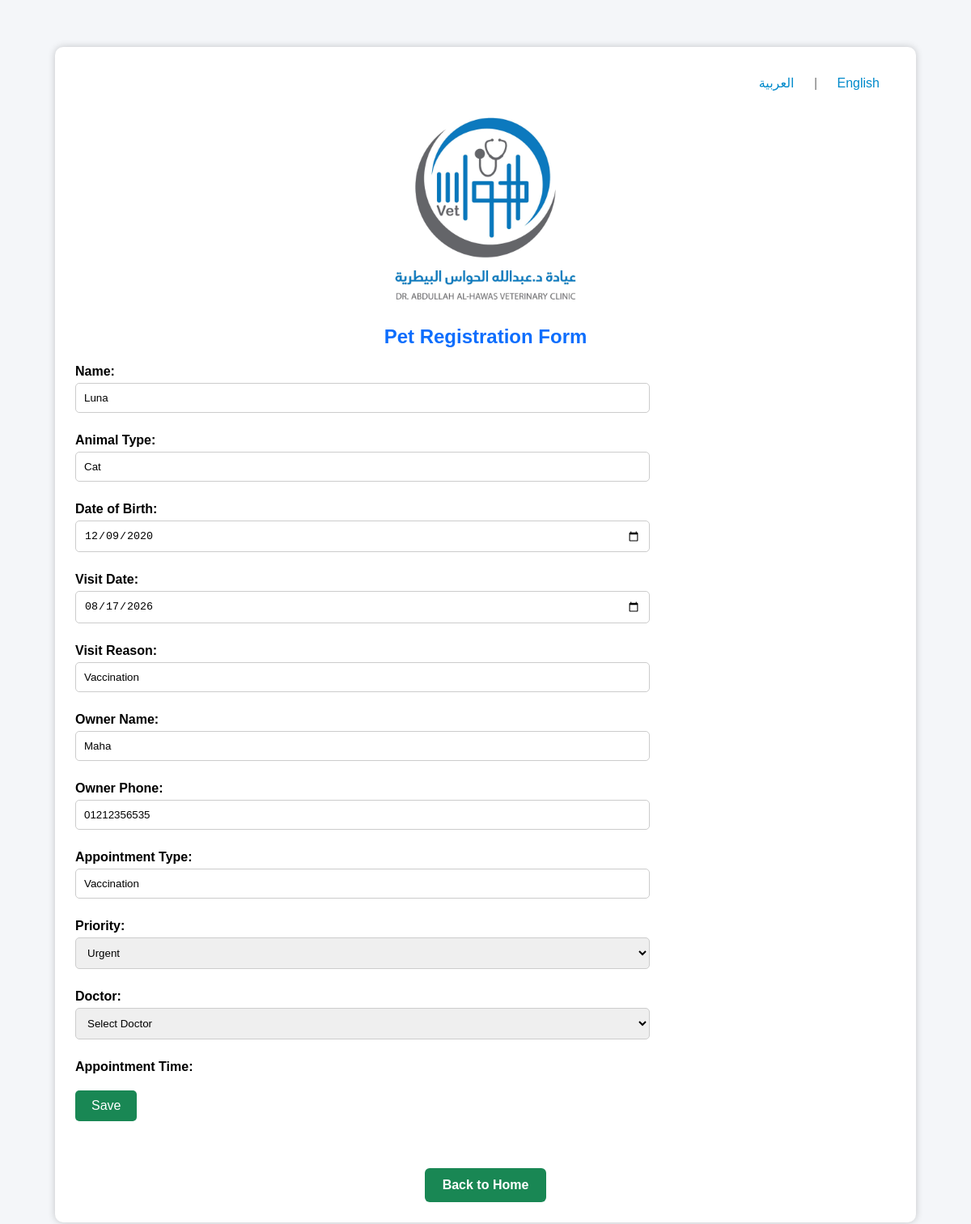
Screenshot of /pets/edit/48/ (signed in) with the database file from the repository.
### pets/models.py (models this page shows, shortened)
class Pet(models.Model):
    name = models.CharField(
        max_length=100
    )
    species = models.CharField(
        max_length=50
    )
    date_of_birth = models.DateField(
        null=True,
        blank=True
    )
    visit_date = models.DateField(
        null=True,
        blank=True
    )
    visit_reason = models.CharField(
        max_length=200,
        blank=True,
        default=""
    )
    owner_name = models.CharField(
        max_length=100
    )
    owner_phone = models.CharField(
        max_length=15
    )
    appointment_type = models.CharField(
        max_length=20
    )
    PRIORITY_CHOICES = [
        ("Normal", "Normal"),
        ("Urgent", "Urgent"),
        ("Emergency", "Emergency"),
    ]
    priority = models.CharField(
        max_length=20,
        choices=PRIORITY_CHOICES,
        default="Normal"
    )
    branch = models.ForeignKey(
        "Branch",
        on_delete=models.SET_NULL,
        null=True,
        blank=True,
        related_name="appointments"
    )
    STATUS_CHOICES = [
        ("Waiting", "Waiting"),
        ("Arrived", "Arrived"),
        ("Cancelled", "Cancelled"),
    ]
    status = models.CharField(
        max_length=20,
        choices=STATUS_CHOICES,
        default="Waiting"
    )
    doctor = models.CharField(
        max_length=100
    )
    appointment_time = models.TimeField()
    appointment_number = models.CharField(
        max_length=20,
        blank=True,
        null=True
    )
    created_by = models.ForeignKey(
        User,
        on_delete=models.SET_NULL,
        null=True,
        blank=True,
        related_name="created_appointments"
    )

### pets/views.py (the view)
@role_required("Admin", "Receptionist")
def edit_pet(request, pet_id):
    pet = get_object_or_404(
        Pet,
        id=pet_id
    )
    if request.method == "POST":
        form = PetForm(
            request.POST,
            instance=pet
        )
        if form.is_valid():
            form.save()
            return redirect("pet_list")
    else:
        form = PetForm(
            instance=pet
        )
    return render(
        request,
        "pets/add_pet.html",
        {
            "form": form,
            "title": "Edit Pet"
        }
    )

### pets/forms.py (shortened to what this page needs)
class PetForm(forms.ModelForm):
    doctor = forms.ModelChoiceField(
        queryset=Doctor.objects.all(),
        empty_label=_("Select Doctor"),
        label=_("Doctor")
    )
    appointment_time = forms.CharField(
        label=_("Appointment Time"),
        required=True,
        widget=forms.HiddenInput()
    )
    class Meta:
        model = Pet
        exclude = ['appointment_number', 'status', 'branch']
        labels = {
            'name': _('Name'),
            'species': _('Animal Type'),
            'date_of_birth': _('Date of Birth'),
            'visit_date': _('Visit Date'),
            'visit_reason': _('Visit Reason'),
            'owner_name': _('Owner Name'),
            'owner_phone': _('Owner Phone'),
            'appointment_type': _('Appointment Type'),
            'priority': _('Priority'),
        }
        widgets = {
            'date_of_birth': forms.DateInput(
                attrs={'type': 'date'}
            ),
            'visit_date': forms.DateInput(
                attrs={'type': 'date'}
            ),
        }
    def __init__(self, *args, user=None, **kwargs):
        super().__init__(*args, **kwargs)

### pets/models.py (called while the page is built)
    def __str__(self):
        return self.name

### pets/templates/pets/add_pet.html (shortened to what this page needs)
﻿{% load static i18n %}
<!DOCTYPE html>
<html>
<head>
    <link rel="stylesheet" href="{% static 'css/style.css' %}">
</head>
<body>
<div class="container">
    <div style="text-align:right; margin-bottom:20px;">
        <form action="{% url 'set_language' %}" method="post" style="display:inline;">
            <button type="submit"
                    name="language"
                    value="ar"
                    style="background:none; border:none; color:#008acb; cursor:pointer; font-size:16px;">
                العربية
            </button>
        </form>
        <span style="color:#777;">|</span>
        <form action="{% url 'set_language' %}" method="post" style="display:inline;">
            <button type="submit"
                    name="language"
                    value="en"
                    style="background:none; border:none; color:#008acb; cursor:pointer; font-size:16px;">
                English
            </button>
        </form>
    </div>
    <div style="text-align:center; margin-bottom:10px;">
        <img src="{% static 'images/logo.png' %}"
             alt="{% translate 'Clinic Logo' %}"
             width="240">
    </div>
    <h2 class="section-title">
        {% translate "Pet Registration Form" %}
    </h2>
    <form method="POST">
        {{ form.name.label_tag }}
        {{ form.name }}
        {{ form.species.label_tag }}
        {{ form.species }}
        {{ form.date_of_birth.label_tag }}
        {{ form.date_of_birth }}
        {{ form.visit_date.label_tag }}
        {{ form.visit_date }}
        {{ form.visit_reason.label_tag }}
        {{ form.visit_reason }}
        {{ form.owner_name.label_tag }}
        {{ form.owner_name }}
        {{ form.owner_phone.label_tag }}
        {{ form.owner_phone }}
        {{ form.appointment_type.label_tag }}
        {{ form.appointment_type }}
        {{ form.priority.label_tag }}
        {{ form.priority }}
        {{ form.doctor.label_tag }}
        {{ form.doctor }}
        {{ form.appointment_time.label_tag }}
        <button type="submit">
            {% translate "Save" %}
        </button>
    </form>
    <br>
    <div style="text-align:center;">
        <a href="{% url 'pet_list' %}" class="back-btn">
            {% translate "Back to Home" %}
        </a>
    </div>
</div>
</body>
</html>

### pets/static/css/style.css (style rules this page uses)
body { font-family: Arial, Helvetica, sans-serif; background:#f4f6f9; margin:40px; }
.container { width:95%; max-width:1400px; margin:auto; background:white; padding:25px; border-radius:10px; box-shadow:0 0 10px rgba(0,0,0,.2); overflow-x:auto; }
h2 { color:#0d6efd; margin-bottom:20px; }
a:not(.menu-btn) { text-decoration:none; color:#0d6efd; font-weight:bold; }
form { margin:20px 0; }
label { font-weight:bold; display:block; margin-top:10px; }
input, select, textarea { width:70%; padding:10px; margin-top:5px; margin-bottom:15px; border:1px solid #ccc; border-radius:5px; box-sizing:border-box; }
button, input[type="submit"] { background:#198754; color:white; border:none; padding:10px 20px; border-radius:5px; cursor:pointer; font-size:16px; }
.back-btn { display:inline-block; margin-top:20px; background:#198754; color:#fff !important; text-decoration:none; padding:12px 22px; border-radius:6px; font-weight:bold; transition:.3s; }
.section-title { color:#0d6efd; text-align:center; margin-bottom:20px; }
* { box-sizing:border-box; }
img { max-width:100%; height:auto; }

### rows the page displays
Pet: name "Luna", species "Cat", date_of_birth "12/09/2020", visit_date "08/17/2026", visit_reason "Vaccination", owner_name "Maha", owner_phone "01212356535", appointment_type "Vaccination", priority "Urgent", doctor "Select Doctor"
